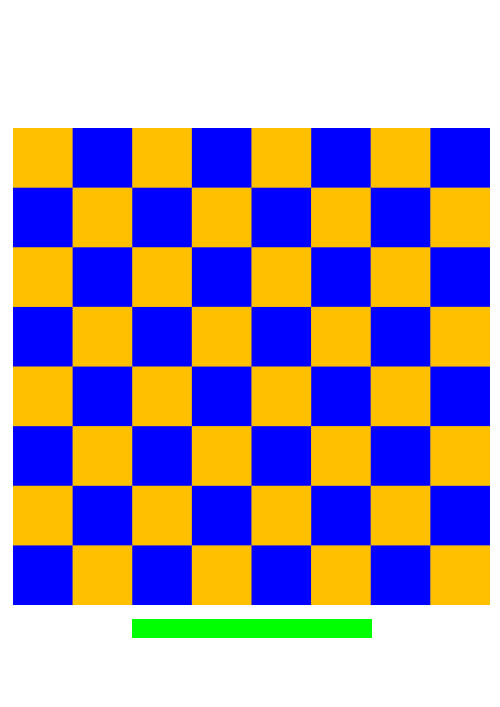
#> input picture testopstellingen/bord6.jpg, 500 x 707 px
$ python SquareFinder_original.py
#> lines starting #> are read from the running program, lines starting #| are printed output that depends on the picture
#> further down, image is the input picture: shape (707, 500, 3); mean B, G, R 169.1, 152.9, 169.8

import cv2
import numpy as np

class SquareFinder:
    # Constante parameters voor vierkantdetectie
    canny_upper_thresh = 30
    thresh_it = 30

    @staticmethod
    def find_squares(image):
        """
        Detecteert vierkanten in een afbeelding.

        Parameters:
            image (numpy.ndarray): De invoerafbeelding waarin vierkanten moeten worden gedetecteerd.

        Returns:
            list: Een lijst van vierkanten (elk vierkant wordt gerepresenteerd als een lijst van vier punten).
        """
        squares = []

        # Maak een kopie van de afbeelding om mee te werken
        img = image.copy()
        gray = cv2.cvtColor(img, cv2.COLOR_BGR2GRAY)
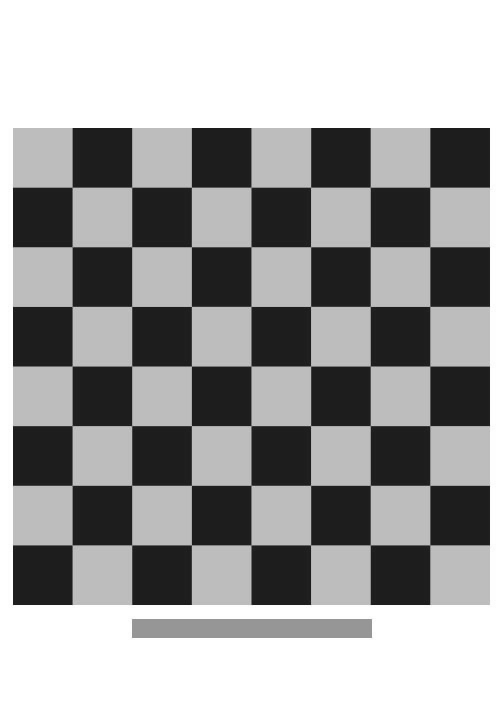
#> gray: shape (707, 500); min 26, max 255, mean 159.8

        # Voor elke kleurcomponent in de afbeelding
        for c in range(3):
            # Splits de kleurkanalen
            ch = img[:, :, c]

            # Probeer meerdere drempelwaarden
            for l in range(SquareFinder.thresh_it):
                # Gebruik Canny bij de eerste iteratie
                if l == 0:
                    edges = cv2.Canny(ch, 0, SquareFinder.canny_upper_thresh)
                    edges = cv2.dilate(edges, None)
                else:
                    _retval, edges = cv2.threshold(ch, (l + 1) * 255 / SquareFinder.thresh_it, 255, cv2.THRESH_BINARY)

                # Vind contouren
                contours, _ = cv2.findContours(edges, cv2.RETR_LIST, cv2.CHAIN_APPROX_SIMPLE)

                for cnt in contours:
                    # Benader het contour met een nauwkeurigheid afhankelijk van de omtrek
                    epsilon = 0.02 * cv2.arcLength(cnt, True)
                    approx = cv2.approxPolyDP(cnt, epsilon, True)

                    # Controleer of de benaderde contour een vierkant is
                    if len(approx) == 4 and cv2.isContourConvex(approx):
                        # Controleer of het vierkant een voldoende grote oppervlakte heeft
                        if cv2.contourArea(approx) > 1000:
                            max_cosine = 0
                            for i in range(2, 5):
                                cosine = abs(SquareFinder.angle_cos(approx[i % 4], approx[i - 2], approx[i - 1]))
                                max_cosine = max(max_cosine, cosine)

                            # Controleer of de maximale cosinuswaarde minder dan 0.5 is (alle hoeken dicht bij 90 graden)
                            if max_cosine < 0.5:
                                squares.append(approx)
#> this loop made 3 passes
#> pass 1, in find_squares, `ch = img[:, :, c]`:
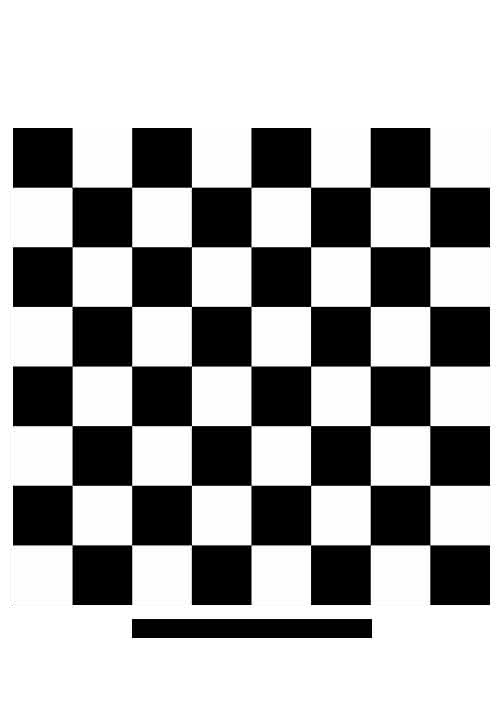
#> ch: shape (707, 500); min 0, max 255, mean 169.1
#> pass 2, in find_squares, `ch = img[:, :, c]`:
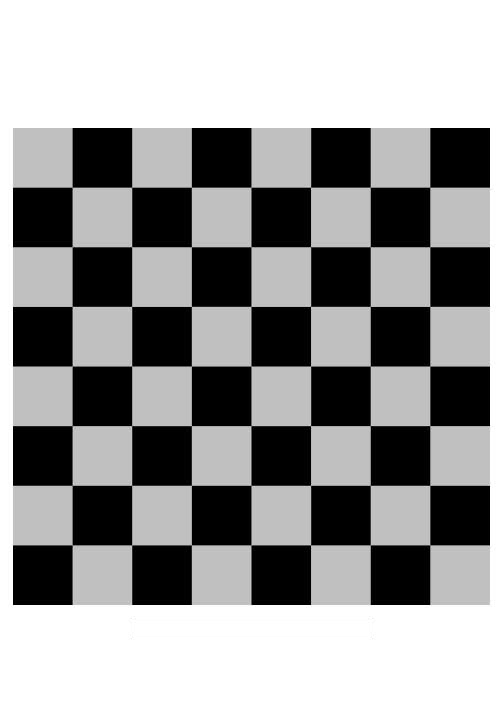
#> ch: shape (707, 500); min 0, max 255, mean 152.9
#> pass 3, in find_squares, `ch = img[:, :, c]`:
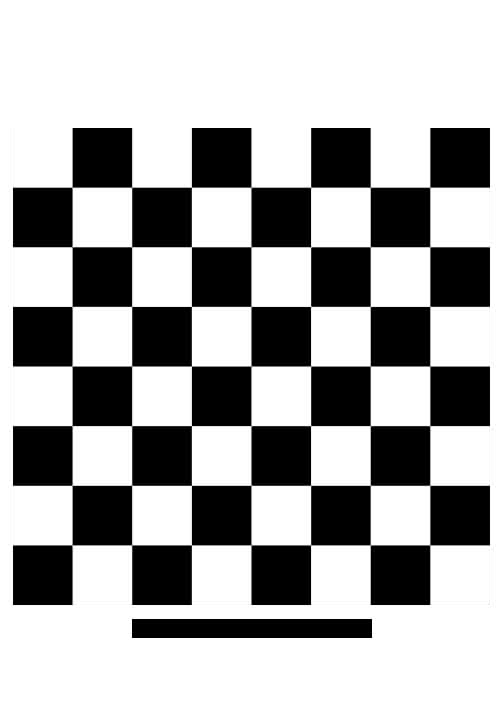
#> ch: shape (707, 500); min 0, max 255, mean 169.8
#> after the loop: edges: shape (707, 500); every value is 0
#> after the loop, squares = []

        return squares

    @staticmethod
    def angle_cos(p0, p1, p2):
        """
        Berekent de cosinus van de hoek tussen twee vectoren met gemeenschappelijk startpunt.

        Parameters:
            p0, p1, p2: Punten die de vectoren definiëren.

        Returns:
            float: De cosinus van de hoek tussen de vectoren.
        """
        dx1, dy1 = p1[0][0] - p0[0][0], p1[0][1] - p0[0][1]
        dx2, dy2 = p2[0][0] - p0[0][0], p2[0][1] - p0[0][1]
        return (dx1 * dx2 + dy1 * dy2) / np.sqrt((dx1 ** 2 + dy1 ** 2) * (dx2 ** 2 + dy2 ** 2) + 1e-10)

# Voorbeeld van gebruik (commentaar verwijderen om uit te voeren):
if __name__ == "__main__":
    image = cv2.imread('./testopstellingen/bord6.jpg')
    squares = SquareFinder.find_squares(image)
#> squares = []
    for square in squares:
        cv2.polylines(image, [square], True, (0, 255, 0), 2)
#> this loop made 0 passes
    print("Vierkanten gedetecteerd:", len(squares))
#| Vierkanten gedetecteerd: 0
    image=cv2.resize(image,(1000,1000))
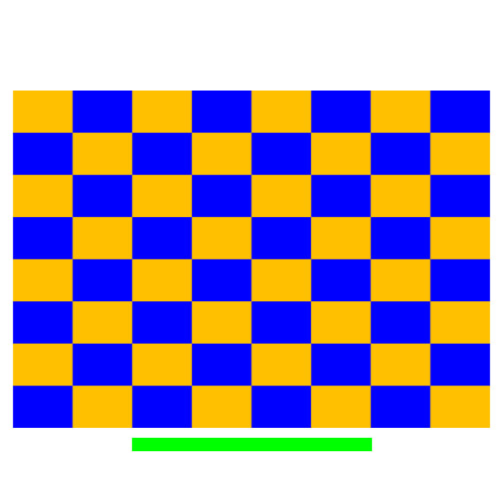
#> image: shape (1000, 1000, 3) (shown at 1/2 size); mean B, G, R 169.1, 152.9, 169.8
    cv2.imshow('Squares', image)
    cv2.waitKey(0)
    cv2.destroyAllWindows()

$ run again, with testopstellingen/bord10.jpg copied over testopstellingen/bord6.jpg
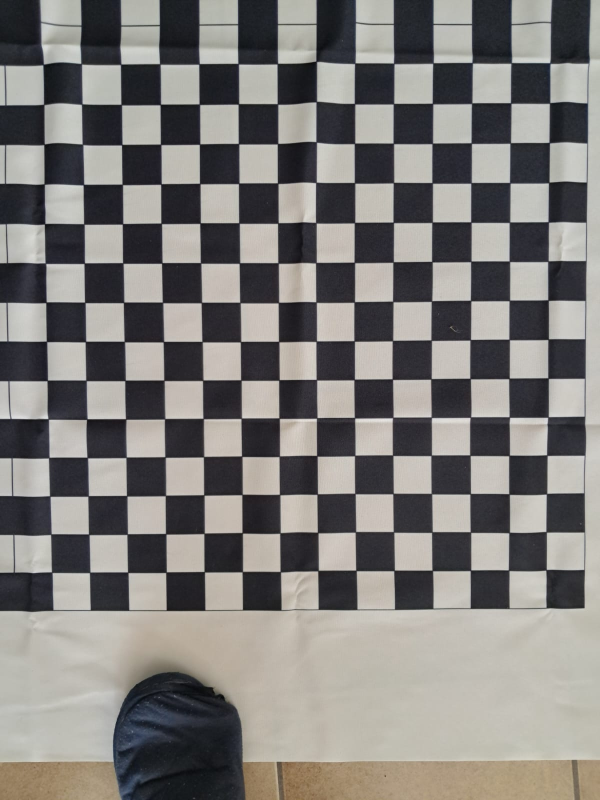
#> input picture testopstellingen/bord10.jpg, 1200 x 1600 px (shown at 1/2 size)
#> image is the input picture: shape (1600, 1200, 3); mean B, G, R 122.5, 125.4, 127.9
#> the loop in find_squares, `for c in range(3):` made 3 passes
#> pass 1, in find_squares, `ch = img[:, :, c]`:
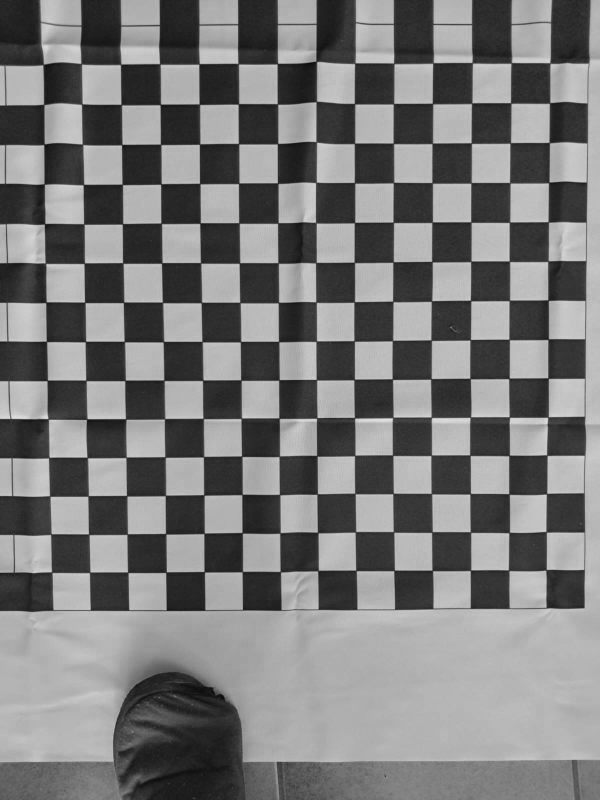
#> ch: shape (1600, 1200) (shown at 1/2 size); min 0, max 230, mean 122.5
#> after the loop in find_squares, `for c in range(3):`: squares = []
#| Vierkanten gedetecteerd: 0
#> `image=cv2.resize(image,(1000,1000))`:
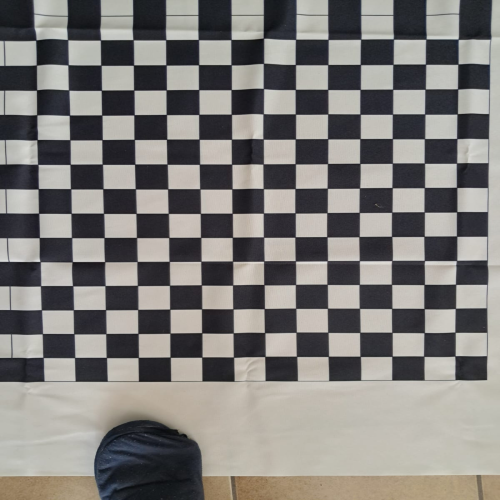
#> image: shape (1000, 1000, 3) (shown at 1/2 size); mean B, G, R 122.5, 125.3, 127.8

$ run again, with testopstellingen/bord15.jpg copied over testopstellingen/bord6.jpg
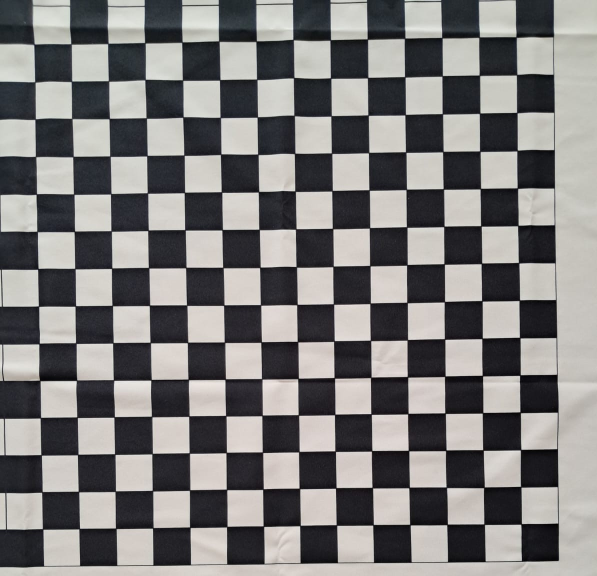
#> input picture testopstellingen/bord15.jpg, 1193 x 1151 px (shown at 1/2 size)
#> image is the input picture: shape (1151, 1193, 3); mean B, G, R 123.4, 124, 125.5
#> after the loop in find_squares, `for c in range(3):`: squares = []
#| Vierkanten gedetecteerd: 0
#> `image=cv2.resize(image,(1000,1000))`:
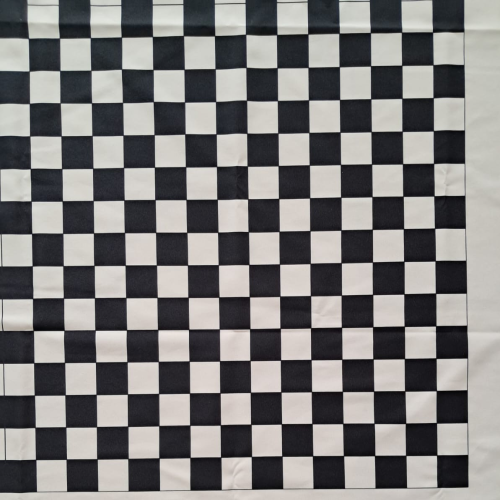
#> image: shape (1000, 1000, 3) (shown at 1/2 size); mean B, G, R 123.3, 123.9, 125.4

$ run again, with testopstellingen/bord16.jpg copied over testopstellingen/bord6.jpg
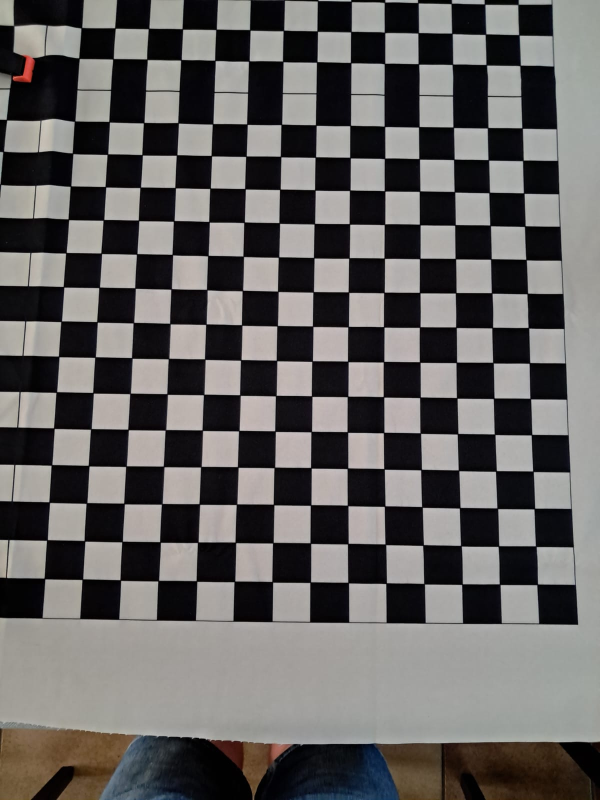
#> input picture testopstellingen/bord16.jpg, 1200 x 1600 px (shown at 1/2 size)
#> image is the input picture: shape (1600, 1200, 3); mean B, G, R 97.6, 98.8, 101.1
#> the loop in find_squares, `for c in range(3):` made 3 passes
#> pass 1, in find_squares, `ch = img[:, :, c]`:
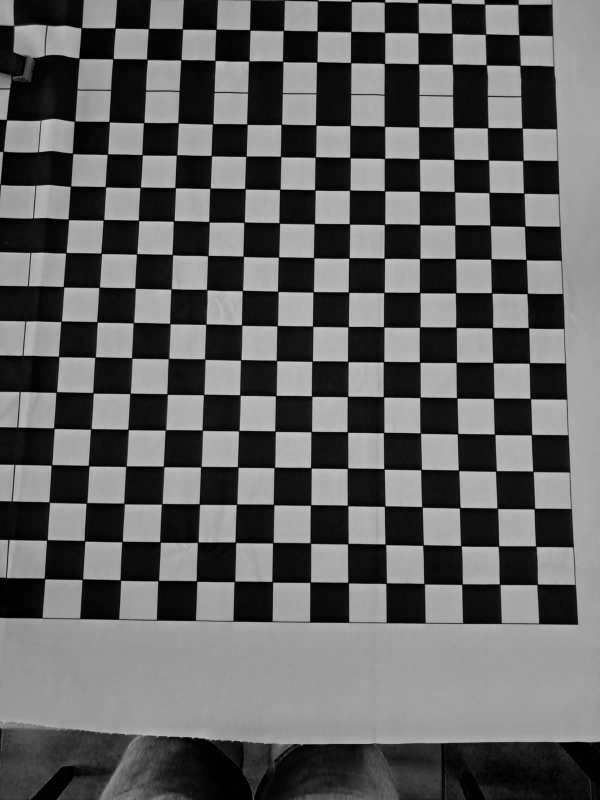
#> ch: shape (1600, 1200) (shown at 1/2 size); min 0, max 211, mean 97.6
#> after the loop in find_squares, `for c in range(3):`: squares = []
#| Vierkanten gedetecteerd: 0
#> `image=cv2.resize(image,(1000,1000))`:
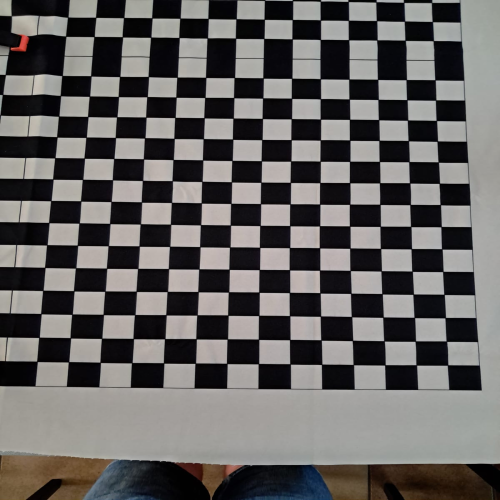
#> image: shape (1000, 1000, 3) (shown at 1/2 size); mean B, G, R 97.6, 98.7, 101.1
